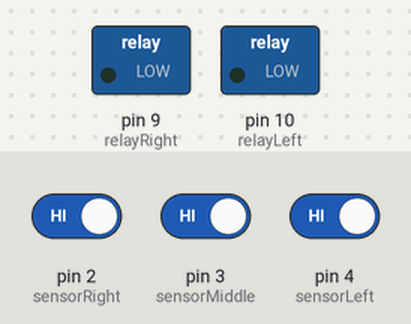
Bench run of a sketch on a simulated Arduino Uno, built with avr-gcc and run on an emulated ATmega328P. Shown: switched loads named in the sketch (green lamp = pin HIGH). The inputs (shaded band) are chosen by the test bench; at power-on: pin 2 (sensorRight) HIGH, pin 3 (sensorMiddle) HIGH, pin 4 (sensorLeft) HIGH.

Above: at 3.2 s.
3.3 s: pin 2 (sensorRight) driven LOW
At 4.2 s:
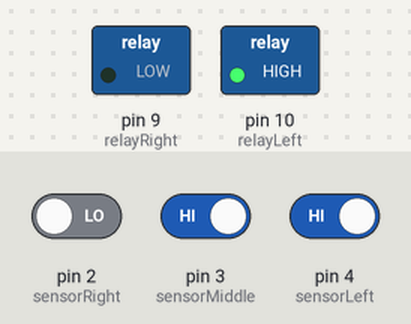
4.8 s: pin 3 (sensorMiddle) driven LOW
At 6.0 s:
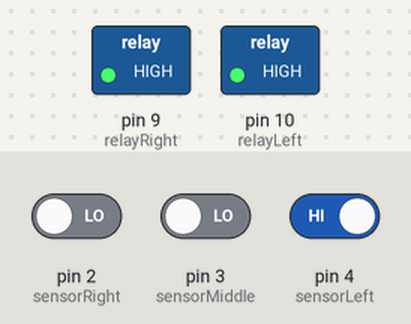
6.3 s: pin 3 (sensorMiddle) driven HIGH
At 7.0 s:
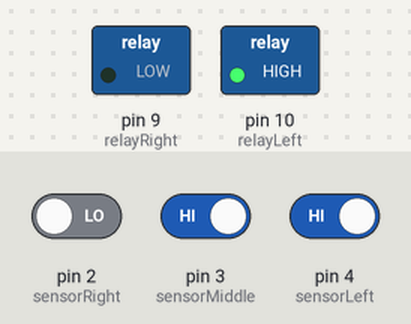
7.8 s: pin 2 (sensorRight) driven HIGH
At 8.9 s:
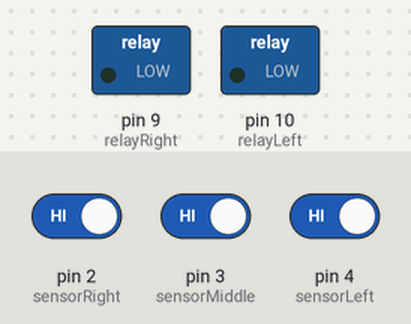
9.3 s: pin 4 (sensorLeft) driven LOW
At 9.7 s:
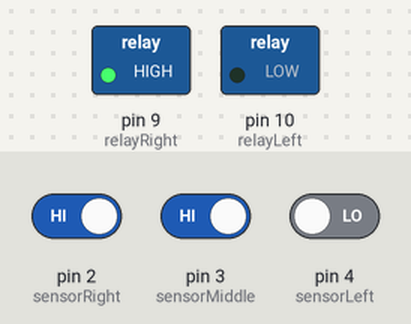
Timing chart, 0 to 11.9 s (numbered marks = the images above; inputs shaded):
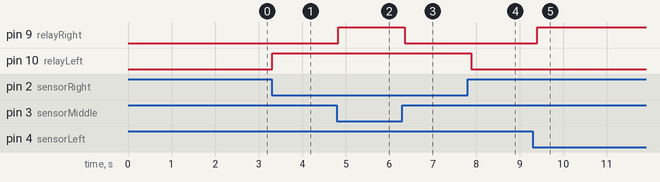

Measured:
- after the input at 3.3 s, pin 10 (relayLeft): LOW → HIGH at once
- after the input at 4.8 s, pin 9 (relayRight): LOW → HIGH at once
- after the input at 6.3 s, pin 9 (relayRight): HIGH → LOW after 0.06 s
- after the input at 7.8 s, pin 10 (relayLeft): HIGH → LOW after 0.08 s
- after the input at 9.3 s, pin 9 (relayRight): LOW → HIGH after 0.10 s

The sketch:

main.ino
```cpp
/*
* Name: Line-Following Car
* Author: Wiktor Nordström
* Date: 2025-02-07
* Description: This project uses IR sensors to detect and follow a line on the ground.
  The sensors send LOW or HIGH signals to the relay, which controls the motors.
*/

// Define relay control pins
const int relayLeft = 10;   // Relay for the left motor
const int relayRight = 9;   // Relay for the right motor

// Define IR sensor pins
const int sensorLeft = 4;   // Left IR sensor
const int sensorMiddle = 3; // Middle IR sensor
const int sensorRight = 2;  // Right IR sensor

void setup() {
  // Set relay pins as outputs
  pinMode(relayLeft, OUTPUT);
  pinMode(relayRight, OUTPUT);

  // Set IR sensor pins as inputs
  pinMode(sensorLeft, INPUT);
  pinMode(sensorMiddle, INPUT);
  pinMode(sensorRight, INPUT);

  // Start with motors OFF
  digitalWrite(relayLeft, LOW);
  digitalWrite(relayRight, LOW);

   // Initial delay to ignore first sensor readings
  delay(2000);
}

int readSensor(int pin) {
  int value = 0;
  for (int i = 0; i < 5; i++) {  // Take 5 readings and average
    value += digitalRead(pin);
    delay(2);  // Small delay to stabilize readings
  }
  return (value >= 3) ? HIGH : LOW; // Majority rule filtering
}

void loop() {
  // Read sensor values with filtering
  int leftSensor = readSensor(sensorLeft);
  int middleSensor = readSensor(sensorMiddle);
  int rightSensor = readSensor(sensorRight);

  if (middleSensor == LOW) {
    // Move forward when the middle sensor detects the line
    moveMotors(HIGH, HIGH);
  } else if (leftSensor == LOW && rightSensor == LOW) {
    // Stop if both side sensors detect the line
    moveMotors(LOW, LOW);
  } else if (leftSensor == LOW && middleSensor == HIGH && rightSensor == HIGH) {
    // Turn left by running the right motor only
    moveMotors(LOW, HIGH);
  } else if (rightSensor == LOW && middleSensor == HIGH && leftSensor == HIGH) {
    // Turn right by running the left motor only
    moveMotors(HIGH, LOW);
  } else if (rightSensor == LOW && leftSensor == LOW && middleSensor == HIGH){
    // Stop if both side sensors detects the line
    moveMotors(LOW, LOW);
  } else {
    // Stop if no sensor detects the line
    moveMotors(LOW, LOW);
  }

  delay(50);  // Small delay to prevent rapid motor switching
}

// Function to control motor states using relays
void moveMotors(int stateLeft, int stateRight) {
  digitalWrite(relayLeft, stateLeft);   // Control left motor relay
  digitalWrite(relayRight, stateRight); // Control right motor relay
}
```
